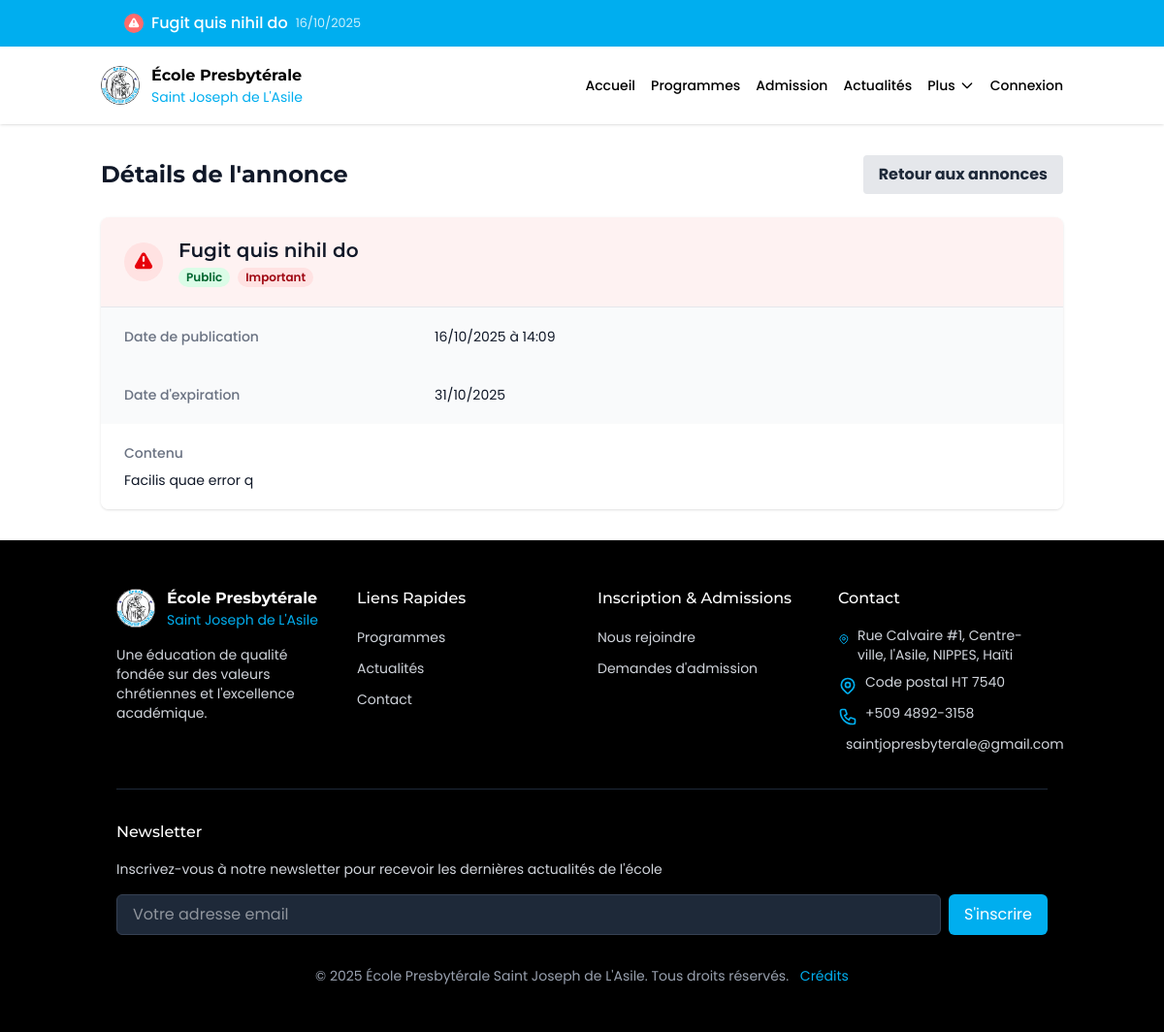
Screenshot of /communication/annonces/1 with the database file from the repository.
### models.py (models this page shows, shortened)
class Annonce(db.Model):
    __tablename__ = 'annonces'
    id = db.Column(db.Integer, primary_key=True)
    titre = db.Column(db.String(100), nullable=False)
    contenu = db.Column(db.Text, nullable=False)
    date_creation = db.Column(db.DateTime, default=datetime.now)
    date_expiration = db.Column(db.Date)
    public = db.Column(db.Boolean, default=True)
    important = db.Column(db.Boolean, default=False)

### modules/communication.py (the view)
@communication_blueprint.route('/annonces/<int:annonce_id>')
def details_annonce(annonce_id):
    annonce = Annonce.query.get(annonce_id)
    if not annonce:
        flash('Annonce non trouvée.', 'danger')
        return redirect(url_for('communication.annonces'))
    if not annonce.public and not session.get('user_id'):
        flash('Vous n\'êtes pas autorisé à voir cette annonce.', 'danger')
        return redirect(url_for('communication.annonces'))
    return render_template('communication/details_annonce.html', annonce=annonce)

### templates/communication/details_annonce.html (shortened to what this page needs)
{% extends 'base.html' %}
{% block content %}
<div class="container mx-auto px-4 py-8">
    <div class="flex flex-col sm:flex-row sm:justify-between sm:items-center mb-6 gap-4">
        <h1 class="text-xl sm:text-2xl font-bold text-gray-900">Détails de l'annonce</h1>
        <div class="flex flex-col sm:flex-row gap-2">
            <a href="{{ url_for('communication.annonces') }}" class="bg-gray-200 hover:bg-gray-300 text-gray-800 font-bold py-2 px-4 rounded text-center">
                Retour aux annonces
            </a>
        </div>
    </div>
    <div class="bg-white shadow overflow-hidden sm:rounded-lg">
        <div class="px-4 py-5 sm:px-6 {% if annonce.important %}bg-red-50{% else %}bg-blue-50{% endif %}">
            <div class="flex items-center">
                <div class="flex-shrink-0">
                    {% if annonce.important %}
                    <span class="inline-flex items-center justify-center h-10 w-10 rounded-full bg-red-100">
                    </span>
                    {% endif %}
                </div>
                <div class="ml-4">
                    <h2 class="text-xl font-semibold text-gray-900">{{ annonce.titre }}</h2>
                    <div class="flex items-center mt-1">
                        {% if annonce.public %}
                        <span class="px-2 inline-flex text-xs leading-5 font-semibold rounded-full bg-green-100 text-green-800 mr-2">
                            Public
                        </span>
                        {% else %}
                        <span class="px-2 inline-flex text-xs leading-5 font-semibold rounded-full bg-gray-100 text-gray-800 mr-2">
                            Privé
                        </span>
                        {% endif %}
                        {% if annonce.important %}
                        <span class="px-2 inline-flex text-xs leading-5 font-semibold rounded-full bg-red-100 text-red-800 mr-2">
                            Important
                        </span>
                        {% endif %}
                    </div>
                </div>
            </div>
        </div>
        <div class="border-t border-gray-200">
            <dl>
                <div class="bg-gray-50 px-4 py-5 sm:grid sm:grid-cols-3 sm:gap-4 sm:px-6">
                    <dt class="text-sm font-medium text-gray-500">Date de publication</dt>
                    <dd class="mt-1 text-sm text-gray-900 sm:mt-0 sm:col-span-2">
                        {{ annonce.date_creation.strftime('%d/%m/%Y à %H:%M') }}
                    </dd>
                </div>
                {% if annonce.date_expiration %}
                <div class="bg-gray-50 px-4 py-5 sm:grid sm:grid-cols-3 sm:gap-4 sm:px-6">
                    <dt class="text-sm font-medium text-gray-500">Date d'expiration</dt>
                    <dd class="mt-1 text-sm text-gray-900 sm:mt-0 sm:col-span-2">
                        {{ annonce.date_expiration.strftime('%d/%m/%Y') }}
                    </dd>
                </div>
                {% endif %}
                <div class="{% if annonce.date_expiration %}bg-white{% else %}bg-gray-50{% endif %} px-4 py-5 sm:px-6">
                    <dt class="text-sm font-medium text-gray-500 mb-2">Contenu</dt>
                    <dd class="mt-1 text-sm text-gray-900 prose max-w-none">
                        {{ annonce.contenu|safe }}
                    </dd>
                </div>
            </dl>
        </div>
    </div>
</div>
{% endblock %}

### templates/base.html (shortened to what this page needs)
<html lang="en">
   <head>
      <script src="https://cdn.jsdelivr.net/npm/@tailwindcss/browser@4"></script>
      <link href="https://unpkg.com/aos@2.3.1/dist/aos.css" rel="stylesheet">
   </head>
   <body>
      <div id="root" class="overflow-y-hidden">
         {% if annonces and annonces|length > 0 %}
         <div class="ticker-wrap w-full">
            <div class="ticker container mx-auto">
               <div class="ticker-track" id="ticker-track">
                  {% for annonce in annonces %}
                  <div class="ticker-item">
                     <a href="{{ url_for('communication.details_annonce', annonce_id=annonce.id) }}" class="ticker-link">
                        {% if annonce.important is defined and annonce.important %}
                        <span class="ticker-icon important">
                        </span>
                        {% else %}
                        <span class="ticker-icon">
                           <svg xmlns="http://www.w3.org/2000/svg" viewBox="0 0 20 20" fill="currentColor">
                              <path fill-rule="evenodd" d="M18 3a1 1 0 00-1.447-.894L8.763 6H5a3 3 0 000 6h.28l1.771 5.316A1 1 0 008 18h1a1 1 0 001-1v-4.382l6.553 3.276A1 1 0 0018 15V3z" clip-rule="evenodd" />
                           </svg>
                        </span>
                        {% endif %}
                        <span class="ticker-title">{{ annonce.titre }}</span>
                        <span class="ticker-date">{{ annonce.date_creation.strftime('%d/%m/%Y') }}</span>
                     </a>
                  </div>
                  {% endfor %}
               </div>
            </div>
         </div>
         {% endif %}
         <header class="sticky top-0 z-50 w-full bg-white/90 backdrop-blur-md shadow-sm zindex-1000">
            <div class="container mx-auto px-4">
               <div class="flex h-20 items-center justify-between">
                     <div class="flex items-center flex-shrink-0">
                        <a href="#" class="flex items-center">
                           <img src="/static/assets/logo.jpg" alt="École Presbytérale Saint Joseph de L'Asile" class="h-10 w-10 rounded-full flex-shrink-0">
                           <div class="ml-3">
                              <h1 class="text-sm font-bold text-black md:text-base whitespace-nowrap">École Presbytérale</h1>
                              <p class="text-xs text-[#00AEEF] md:text-sm whitespace-nowrap">Saint Joseph de L'Asile</p>
                           </div>
                        </a>
                     </div>
                     <nav class="hidden lg:flex lg:items-center lg:space-x-4">
                       <a href="{{ url_for('accueil') }}" class="text-sm font-medium text-black hover:text-[#00AEEF]">Accueil</a>
                       <a href="{{ url_for('programmes') }}" class="text-sm font-medium text-black hover:text-[#00AEEF]">Programmes</a>
                       <a href="{{ url_for('admission') }}" class="text-sm font-medium text-black hover:text-[#00AEEF]">Admission</a>
                       <a href="{{ url_for('evenements') }}" class="text-sm font-medium text-black hover:text-[#00AEEF]">Actualités</a>
                       <div class="relative" x-data="{ open: false }">
                           <button @click="open = !open" @click.away="open = false" class="flex items-center text-sm font-medium text-black hover:text-[#00AEEF] focus:outline-none focus:text-[#00AEEF]">
                               Plus
                               <svg xmlns="http://www.w3.org/2000/svg" class="h-4 w-4 ml-1 transition-transform duration-200" :class="{ 'rotate-180': open }" fill="none" viewBox="0 0 24 24" stroke="currentColor">
                                   <path stroke-linecap="round" stroke-linejoin="round" stroke-width="2" d="M19 9l-7 7-7-7" />
                               </svg>
                           </button>
                       </div>
                       {% if session.get('user_id') %}
                           <div class="relative" x-data="{ open: false }">
                               <button @click="open = !open" @click.away="open = false" class="flex items-center text-sm font-medium text-black hover:text-[#00AEEF] focus:outline-none focus:text-[#00AEEF]">
                                   {{ session.get('user_name', 'Utilisateur') }}
                                   <svg xmlns="http://www.w3.org/2000/svg" class="h-4 w-4 ml-1 transition-transform duration-200" :class="{ 'rotate-180': open }" fill="none" viewBox="0 0 24 24" stroke="currentColor">
                                       <path stroke-linecap="round" stroke-linejoin="round" stroke-width="2" d="M19 9l-7 7-7-7" />
                                   </svg>
                               </button>
                               <div x-show="open" x-transition:enter="transition ease-out duration-100" x-transition:enter-start="opacity-0 transform scale-95" x-transition:enter-end="opacity-100 transform scale-100" x-transition:leave="transition ease-in duration-75" x-transition:leave-start="opacity-100 transform scale-100" x-transition:leave-end="opacity-0 transform scale-95" class="absolute right-0 mt-2 w-48 bg-white rounded-md shadow-lg py-1 z-50">
                                   {% if session.get('user_role') in ['admin', 'directeur'] %}
                                       <a href="{{ url_for('admin.dashboard') }}" class="block px-4 py-2 text-sm text-gray-700 hover:bg-gray-100">Dashboard Admin</a>
                                   {% endif %}
                                   <div class="border-t border-gray-100 my-1"></div>
                                   <a href="{{ url_for('auth.logout') }}" class="block px-4 py-2 text-sm text-gray-700 hover:bg-gray-100">Déconnexion</a>
                               </div>
                           </div>
                       {% else %}
                           <a href="{{ url_for('auth.login') }}" class="text-sm font-medium text-black hover:text-[#00AEEF]">Connexion</a>
                       {% endif %}
                       </nav>
                  </div>
               </div>
            </header>
            {% block content %}
            {% endblock %}
            <footer class="bg-black text-white">
               <div class="container mx-auto px-4 py-12 sm:px-6 lg:px-8">
                  <div class="grid grid-cols-1 gap-8 md:grid-cols-4">
                     <div class="md:col-span-1">
                        <div class="flex items-center">
                           <a href="#" class="flex items-center">
                              <img src="/static/assets/logo.jpg" alt="École Presbytérale Saint Joseph de L'Asile" class="h-10 w-10 rounded-full" data-aos="fade-right">
                              <div class="ml-3">
                                 <h2 class="text-sm font-bold text-white md:text-base">École Presbytérale</h2>
                                 <p class="text-xs text-[#00AEEF] md:text-sm">Saint Joseph de L'Asile</p>
                              </div>
                           </a>
                        </div>
                        <p class="mt-4 text-sm text-gray-300">Une éducation de qualité fondée sur des valeurs chrétiennes et l'excellence académique.</p>
                     </div>
                     <div>
                        <h3 class="text-base font-medium text-white">Liens Rapides</h3>
                        <ul class="mt-4 space-y-2">
                           <li><a href="{{ url_for('programmes') }}" class="text-sm text-gray-300 hover:text-[#00AEEF]">Programmes</a></li>
                           <li><a href="{{ url_for('evenements') }}" class="text-sm text-gray-300 hover:text-[#00AEEF]">Actualités</a></li>
                           <li><a href="{{ url_for('contact') }}" class="text-sm text-gray-300 hover:text-[#00AEEF]">Contact</a></li>
                        </ul>
                     </div>
                     <div>
                        <h3 class="text-base font-medium text-white">Inscription & Admissions</h3>
                        <ul class="mt-4 space-y-2">
                           <li><a href="{{ url_for('inscriptions.formulaire') }}" class="text-sm text-gray-300 hover:text-[#00AEEF]">Nous rejoindre</a></li>
                           <li><a href="{{ url_for('admission') }}" class="text-sm text-gray-300 hover:text-[#00AEEF]">Demandes d'admission</a></li>
                        </ul>
                     </div>
                     <div>
                        <h3 class="text-base font-medium text-white">Contact</h3>
                        <ul class="mt-4 space-y-2">
                           <li class="flex items-start">
                              <span class="ml-2 text-sm text-gray-300">Rue Calvaire #1, Centre-ville, l'Asile, NIPPES, Haïti</span>
                           </li>
                           <li class="flex items-start">
                              <span class="ml-2 text-sm text-gray-300">Code postal HT 7540</span>
                           </li>
                           <li class="flex items-start">
                              <span class="ml-2 text-sm text-gray-300">+509 4892-3158</span>
                           </li>
                           <li class="flex items-start">
                              <span class="ml-2 text-sm text-gray-300">saintjopresbyterale@gmail.com</span>
                           </li>
                        </ul>
                     </div>
                  </div>
                  <div class="mt-8 border-t border-gray-800 pt-8">
                     <div class="mb-8">
                        <h3 class="text-base font-medium text-white mb-4">Newsletter</h3>
                        <p class="text-sm text-gray-300 mb-4">Inscrivez-vous à notre newsletter pour recevoir les dernières actualités de l'école</p>
                        <form id="newsletter-form" class="flex flex-col sm:flex-row gap-2">
                           <input type="email" name="email" placeholder="Votre adresse email" required class="px-4 py-2 rounded-md bg-gray-800 text-white border border-gray-700 focus:outline-none focus:ring-2 focus:ring-[#00AEEF] flex-grow">
                           <button type="submit" class="px-4 py-2 bg-[#00AEEF] text-white rounded-md hover:bg-[#0098d1] transition-colors">S'inscrire</button>
                        </form>
                     </div>
                     <p class="text-center text-sm text-gray-400">© 2025 École Presbytérale Saint Joseph de L'Asile. Tous droits réservés.
                        <a href="{{ url_for('credits') }}" class="text-[#00AEEF] hover:underline ml-2">Crédits</a>
                     </p>
                  </div>
               </div>
            </footer>
      </div>
   </body>
</html>

### templates/base.html (style rules this page uses)
body { font-family: 'Poppins', sans-serif; }
h1, h2, h3, h4, h5, h6 { font-family: 'Montserrat', sans-serif; }
.ticker-wrap { position: relative; background: #00AEEF; color: white; padding: 8px 0; overflow: hidden; margin: 0; z-index: 40; }
.ticker { position: relative; width: 100%; overflow: hidden; padding: 0 8px; }
.ticker-track { display: flex; position: relative; white-space: nowrap; }
.ticker-item { flex-shrink: 0; padding: 0 20px; }
.ticker-link { display: inline-flex; align-items: center; padding: 4px 12px; border-radius: 4px; color: white; text-decoration: none; transition: all 0.2s ease; }
.ticker-icon { display: inline-flex; align-items: center; justify-content: center; width: 20px; height: 20px; margin-right: 8px; background: rgba(255, 255, 255, 0.2); border-radius: 50%; }
.ticker-icon svg { width: 14px; height: 14px; color: white; }
.ticker-icon.important { background: #ff6b6b; }
.ticker-icon.important svg { color: white; }
.ticker-title { font-weight: 500; margin-right: 8px; }
.ticker-date { font-size: 0.8rem; opacity: 0.8; }

### rows the page displays
Annonce: important True (drawn), titre "Fugit quis nihil do", date_creation "16/10/2025", date_creation "16/10/2025 à 14:09", date_expiration "31/10/2025", contenu "Facilis quae error q"
